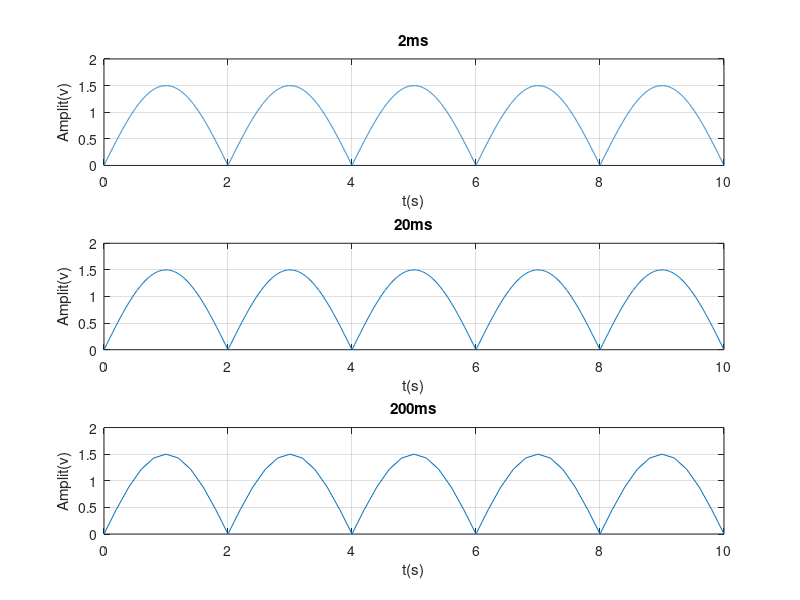

The MATLAB script that drew this image:
%P5

%Amplit=1.5
%T=4 => F=1/4
%w(omega)= 2pi *frecventa
t=0:0.002:10;% de la 0 la 10; 0.002=2 ms rezolutia temporala; mai poate fi 0.02=20ms si 0.2=200ms;
F=1/4;
subplot(3,1,1)
s=1.5*sin(2*pi*t*F);%generam semnalul sinusoidal
%pentru a face redresarea dubla alternanta,folosim comanda abs care
%returneaza valoarea absoluta
s1=abs(s)
plot(t,s1);
grid;
title('2ms')
xlabel('t(s)');
ylabel('Amplit(v)');

t=0:0.02:10;% de la 0 la 10; 0.002=2 ms rezolutia temporala; mai poate fi 0.02=20ms si 0.2=200ms;
F=1/4;
subplot(3,1,2)
s=1.5*sin(2*pi*t*F);%generam semnalul sinusoidal
%pentru a face redresarea dubla alternanta,folosim comanda abs care
%returneaza valoarea absoluta
s1=abs(s)
plot(t,s1);
grid;
title('20ms')
xlabel('t(s)');
ylabel('Amplit(v)');

t=0:0.2:10;% de la 0 la 10; 0.002=2 ms rezolutia temporala; mai poate fi 0.02=20ms si 0.2=200ms;
F=1/4;
subplot(3,1,3)
s=1.5*sin(2*pi*t*F);%generam semnalul sinusoidal
%pentru a face redresarea dubla alternanta,folosim comanda abs care
%returneaza valoarea absoluta
s1=abs(s)
plot(t,s1);
grid;
title('200ms')
xlabel('t(s)');
ylabel('Amplit(v)');

